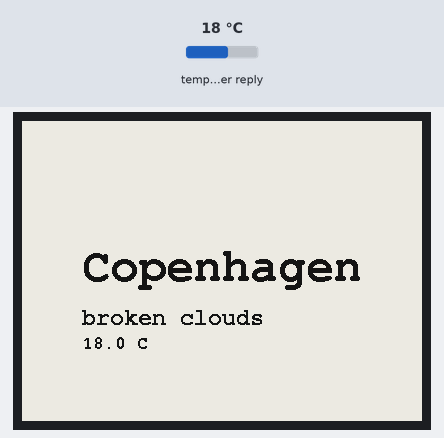
The sketch below on a simulated ESP32. Parts: 400×300 one-colour display. The inputs (shaded band) are chosen by the test bench; at power-on: temperature in the weather reply 18 °C. WiFi joins after 1.5 s; servers stay silent unless stated; web services answer with replies made up by the test bench; what the sketch prints to the serial monitor is not drawn.

Above: at 6.4 s.

The sketch:

ESP32-Thing-4.2E-PaperDisplay+API.ino
```cpp
/*
*
* Made by Jonas Kjeldmnd Jensen (Yunus), September 2024
*
*/

#include <WiFi.h>
#include <HTTPClient.h>
#include <ArduinoJson.h>
#include <GxEPD2_BW.h>
#include <Fonts/FreeMonoBold9pt7b.h>
#include <Fonts/FreeMonoBold12pt7b.h>
#include <Fonts/FreeMonoBold24pt7b.h>

// Load in other header files from the project folder
#include "DisplayConfig.h"
#include "Credentials.h"


// Replace with the city you want to get the weather for
const char* city = "Copenhagen";

void setup()
{
  Serial.begin(115200);
  delay(100);

  // Initialize the display
  display.init(115200, true, 50, false);
  display.setRotation(4); // Set the rotation to 90 degrees counter-clockwise

  // Connect to WiFi
  connectToWifi();

  // Fetch and display the weather data
  fetchAndDisplayWeatherData();
}

void connectToWifi()
{
  Serial.print("Connecting to WiFi...");
  WiFi.begin(ssid, password);
  while (WiFi.status() != WL_CONNECTED) {
    delay(1000);
    Serial.print(".");
  }
  Serial.println(" Connected!");
}

void fetchAndDisplayWeatherData()
{
  if (WiFi.status() == WL_CONNECTED) {
    HTTPClient http;
    String apiUrl = "https://api.openweathermap.org/data/2.5/weather?q=" + String(city) + "&appid=" + String(apiKey) + "&units=metric";
    http.begin(apiUrl);
    int httpResponseCode = http.GET();

    if (httpResponseCode > 0) {
      Serial.print("HTTP Response code: ");
      Serial.println(httpResponseCode);

      String payload = http.getString();
      Serial.println("Received payload: " + payload);

      // Parse the JSON data
      DynamicJsonDocument doc(1024);
      deserializeJson(doc, payload);

      // Extract the relevant data
      String cityName = doc["name"].as<String>();
      float temperature = doc["main"]["temp"].as<float>();
      String description = doc["weather"][0]["description"].as<String>();

      // Display the data on the e-paper display
      display.setFont(&FreeMonoBold24pt7b);
      display.setTextColor(GxEPD_BLACK);

      int16_t tbx, tby; uint16_t tbw, tbh;
      display.getTextBounds(cityName.c_str(), 0, 0, &tbx, &tby, &tbw, &tbh);
      uint16_t x = ((display.width() - tbw) / 2) - tbx;
      uint16_t y = ((display.height() - tbh) / 2) - tby;

      display.setFullWindow();
      display.firstPage();
      do
      {
        display.fillScreen(GxEPD_WHITE);
        display.setCursor(x, y);
        display.print(cityName.c_str());

        y += tbh + 5; // Adjust y for the next line

        display.setFont(&FreeMonoBold12pt7b);  // Set font for the description
        display.setCursor(x, y);
        display.print(description.c_str());

        y += tbh - 15; // Adjust y for the next line

        display.setFont(&FreeMonoBold9pt7b);  // Set font for the temperature
        display.setCursor(x, y);  // Set cursor for temperature
        display.print(String(temperature, 1) + " C");
      }
      while (display.nextPage());
    } else {
      Serial.print("Error code: ");
      Serial.println(httpResponseCode);
    }

    http.end();
  } else {
    Serial.println("WiFi Disconnected");
  }
}

void loop() {
  // The main loop is empty as all the work is done in setup()
}
```

credentials_template.h
```cpp
// credentials_template.h
// You should make a file similar to this and remove the "[...]_template" part
#ifndef CREDENTIALS_H
#define CREDENTIALS_H

const char* ssid = "ENTER_YOUR_WIFI_SSID";
const char* password = "ENTER_YOUR_WIFI_PASSWORD";
const char* apiKey = "ENTER_YOUR_OPENWEATHERMAP_API_KEY";

#endif
```

DisplayConfig.h
```cpp
/*
* Made by Jonas Kjeldmnd Jensen (Yunus), September 2024
*
* This code is setup to work with the Sparkfun ESP32 Thing's pinout
* https://learn.sparkfun.com/tutorials/esp32-thing-hookup-guide/all
*
*/

#ifndef DISPLAY_CONFIG_H
#define DISPLAY_CONFIG_H

// Initialize the display for the 4.2" ePaper module
GxEPD2_BW<GxEPD2_420_GDEY042T81, GxEPD2_420_GDEY042T81::HEIGHT> display(GxEPD2_420_GDEY042T81(
  /*CS=5*/   5,    // Chip Select pin
  /*DC=*/    0,    // Data/Command pin
  /*RST=*/   2,    // Reset pin
  /*BUSY=*/  15    // Busy pin
  // SCL (Serial Clock) is connected to GPIO 18
  // SDA (Serial Data / MOSI) is connected to GPIO 23
));

#endif
```
